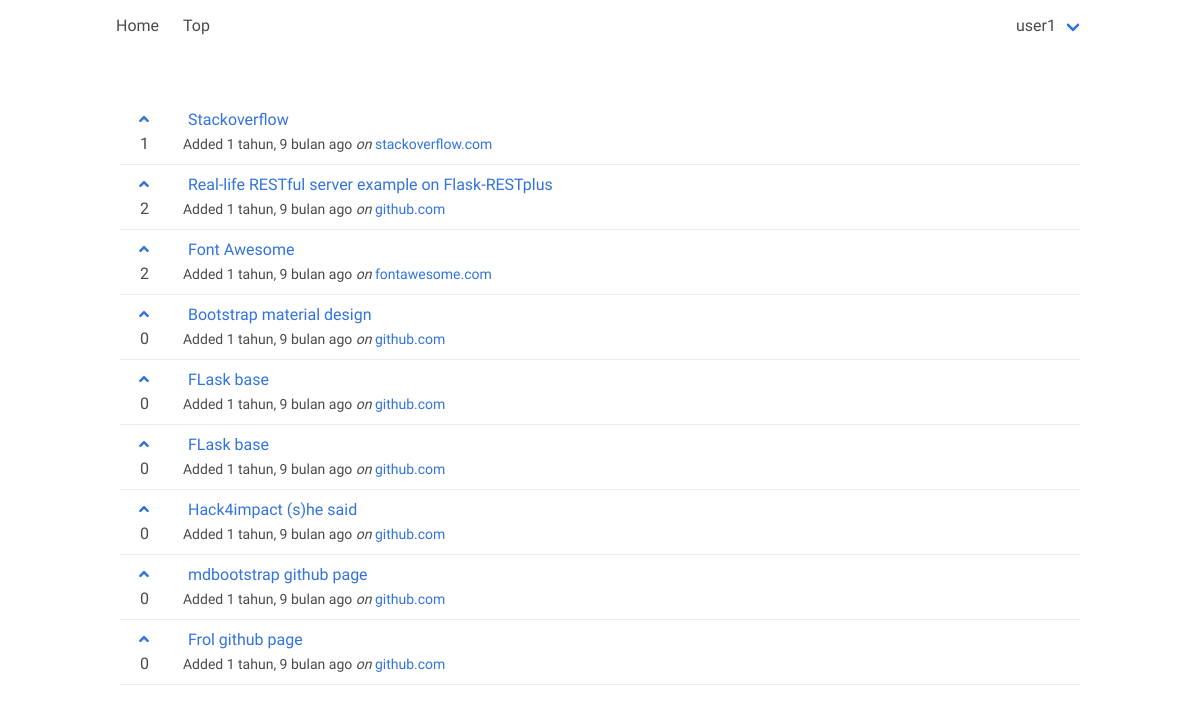
The app's page /user/user1, older data.
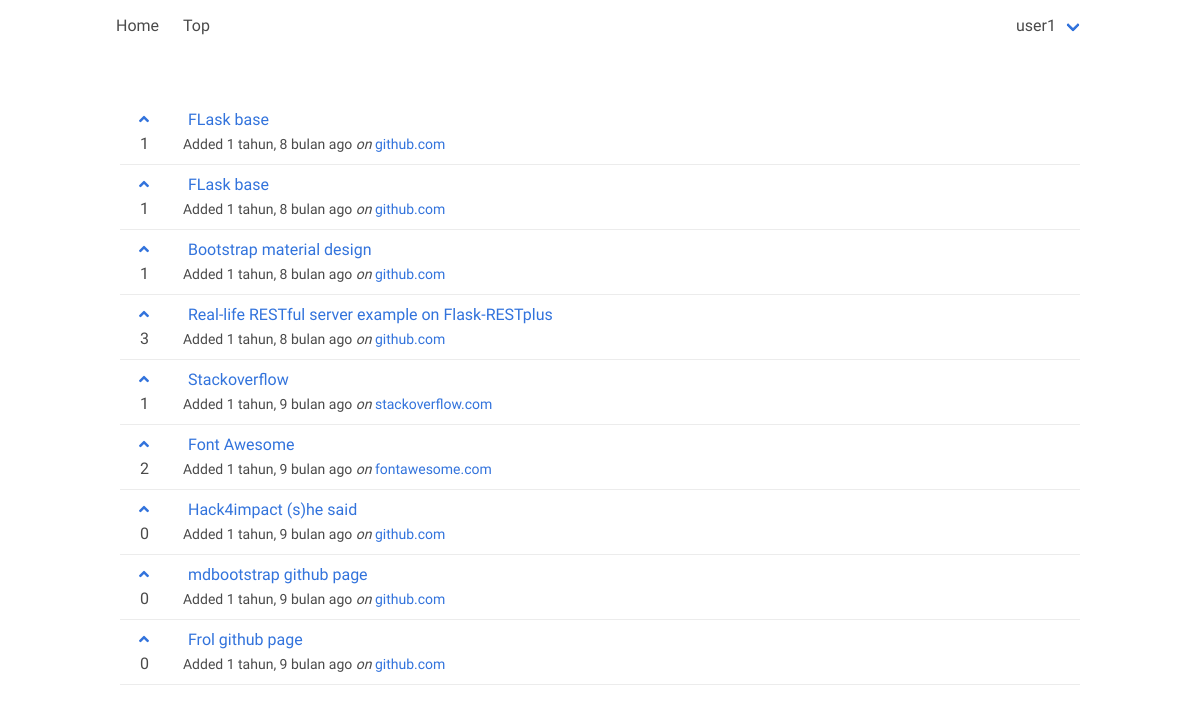
The same page, newer data.
### posts/models.py (models this page shows)
class Base(models.Model):
    title = models.CharField(max_length=127)
    author = models.ForeignKey(User, on_delete=models.CASCADE)
    class Meta:
        abstract = True
    def __str__(self):
        return self.title

class Link(Base):
    content = models.URLField()
    site = models.ForeignKey(
        Site, null=True,
        on_delete=models.CASCADE
    )
    score = models.PositiveIntegerField(default=0)
    voters = models.ManyToManyField(User, related_name="voter")
    added_time = models.DateTimeField(auto_now_add=True)

class Site(models.Model):
    domain = models.CharField(
        max_length=255,
        unique=True
    )
    title = models.CharField(max_length=127, blank=True)
    score = models.PositiveIntegerField(default=0)
    def __str__(self):
        return self.domain

### posts/views.py (the view)
# urls.py: path('user/<str:username>', views.user_links,
def user_links(request, username):
    user = User.objects.get(username=username)
    link_list = user.link_set.all().order_by('-added_time')
    paginator = Paginator(link_list, NUM_PER_PAGE)
    page = request.GET.get('page')
    links = paginator.get_page(page)
    return render(request, 'user.html', {
        'user': user,
        'links': links,
        'page_obj': links
    })

### templates/user.html (shortened to what this page needs)
{% extends 'base.html' %}
{% block content %}
<div class="container">
	{% include 'includes/navbar.html' %}
</div>
<section class="section">
	<div class="container">
    <ul>
    {% for link in links %}
      <li class="item">
        <p class="col">
          <a  class='col-1'
          {% if user.is_authenticated %}
          href="{% url 'post:vote' link.id %}?next={{ request.path }}"
          {% endif %}>
            <span class="icon is-small is-left">
              <i class="fas fa-angle-up"></i>
            </span>
          </a>
          <a class="col-2" href="{{ link.content }}">{{ link }}</a>
        </p>
        <p class="col">
          <span class='col-1 col-1-bottom'>{{ link.score }}</span>
          <small class='col-2'>
            Added {{ link.added_time | timesince }} ago
            <em>on</em> <a href="{% url 'post:site' link.site %}">{{ link.site }}</a>
          </small>
        </p>
      </li>
    {% endfor %}
    </ul>
</section>
{% endblock %}

Row changes from the older to the newer data that the page shows:
changed Link (number 1 of 9 on the later page): score "0" → "1"; added_time "1 tahun, 9 bulan" → "1 tahun, 8 bulan"; moves up the list
changed Link (number 2 of 9 on the later page): score "0" → "1"; added_time "1 tahun, 9 bulan" → "1 tahun, 8 bulan"; moves up the list
changed Link "Bootstrap material design": score "0" → "1"; added_time "1 tahun, 9 bulan" → "1 tahun, 8 bulan"; moves up the list
changed Link "Real-life RESTful server example on Flask-RESTplus": score "2" → "3"; added_time "1 tahun, 9 bulan" → "1 tahun, 8 bulan"; moves down the list
